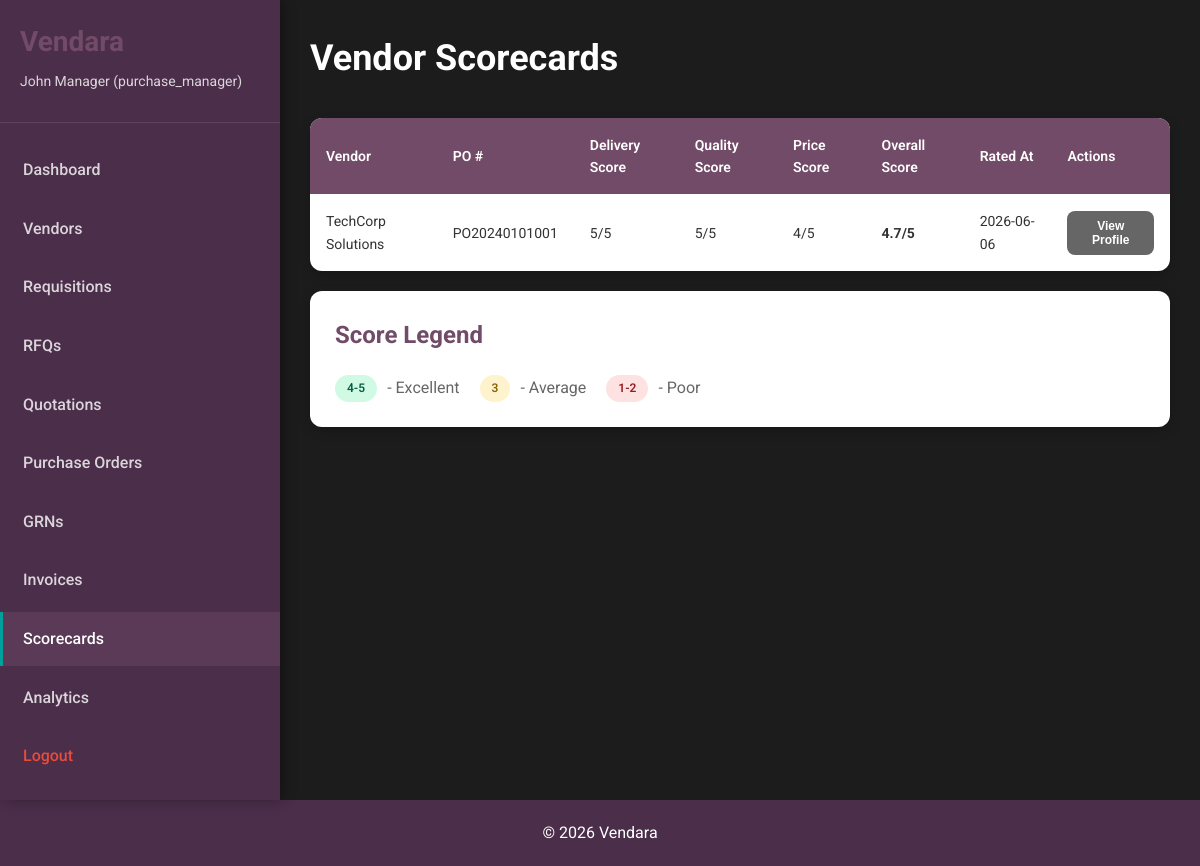
Screenshot of /scorecards (signed in) with the database file from the repository.
### app.py (models this page shows)
class VendorScorecard(db.Model):
    __tablename__ = 'vendor_scorecards'
    id = db.Column(db.Integer, primary_key=True)
    vendor_id = db.Column(db.Integer, db.ForeignKey('vendors.id'), nullable=False)
    po_id = db.Column(db.Integer, db.ForeignKey('purchase_orders.id'), nullable=False)
    delivery_score = db.Column(db.Integer)
    quality_score = db.Column(db.Integer)
    price_score = db.Column(db.Integer)
    overall_score = db.Column(db.Float)
    rated_by = db.Column(db.Integer, db.ForeignKey('users.id'), nullable=False)
    rated_at = db.Column(db.DateTime, default=datetime.utcnow)
    remarks = db.Column(db.Text)
    vendor = db.relationship('Vendor', backref='scorecards')
    po = db.relationship('PurchaseOrder', backref='scorecards')
    rater = db.relationship('User', backref='rated_scorecards')

class Vendor(db.Model):
    __tablename__ = 'vendors'
    id = db.Column(db.Integer, primary_key=True)
    vendor_id = db.Column(db.String(50), unique=True, nullable=False)
    company_name = db.Column(db.String(200), nullable=False)
    gst_number = db.Column(db.String(20), nullable=False)
    category = db.Column(db.String(100), nullable=False)
    contact_person = db.Column(db.String(100), nullable=False)
    email = db.Column(db.String(100), nullable=False)
    phone = db.Column(db.String(20), nullable=False)
    address = db.Column(db.Text)
    bank_name = db.Column(db.String(100))
    bank_account = db.Column(db.String(50))
    ifsc_code = db.Column(db.String(20))
    documents = db.Column(db.Text)
    status = db.Column(db.String(20), default='pending')
    approved_by = db.Column(db.Integer, db.ForeignKey('users.id'))
    approved_at = db.Column(db.DateTime)
    created_at = db.Column(db.DateTime, default=datetime.utcnow)
    approver = db.relationship('User', backref='approved_vendors')

class PurchaseOrder(db.Model):
    __tablename__ = 'purchase_orders'
    id = db.Column(db.Integer, primary_key=True)
    po_number = db.Column(db.String(50), unique=True, nullable=False)
    quotation_id = db.Column(db.Integer, db.ForeignKey('quotations.id'), nullable=False)
    vendor_id = db.Column(db.Integer, db.ForeignKey('vendors.id'), nullable=False)
    item_name = db.Column(db.String(200), nullable=False)
    quantity = db.Column(db.Integer, nullable=False)
    unit = db.Column(db.String(20), nullable=False)
    unit_price = db.Column(db.Float, nullable=False)
    total_amount = db.Column(db.Float, nullable=False)
    gst_amount = db.Column(db.Float, nullable=False)
    grand_total = db.Column(db.Float, nullable=False)
    delivery_date = db.Column(db.Date, nullable=False)
    payment_terms = db.Column(db.Text)
    status = db.Column(db.String(20), default='pending')
    created_by = db.Column(db.Integer, db.ForeignKey('users.id'), nullable=False)
    created_at = db.Column(db.DateTime, default=datetime.utcnow)
    quotation = db.relationship('Quotation', backref='purchase_orders')
    vendor = db.relationship('Vendor', backref='purchase_orders')
    creator = db.relationship('User', backref='created_pos')

### app.py (the view)
@app.route('/scorecards')
@login_required
def scorecards():
    scorecards = VendorScorecard.query.order_by(VendorScorecard.rated_at.desc()).all()
    return render_template('scorecards.html', scorecards=scorecards)

### app.py (called while the page is built)
def is_logged_in():
    return 'user_id' in session

def login_required(f):
    from functools import wraps
    @wraps(f)
    def decorated_function(*args, **kwargs):
        if not is_logged_in():
            flash('Please login to access this page.', 'warning')
            return redirect(url_for('login'))
        return f(*args, **kwargs)
    return decorated_function

### templates/scorecards.html (shortened to what this page needs)
{% extends "base.html" %}
{% block content %}
<div class="dashboard-container">
    <aside class="sidebar">
        <div class="sidebar-header">
            <h2>Vendara</h2>
            <p>{{ session.user_name }} ({{ session.user_role }})</p>
        </div>
        <nav class="sidebar-nav">
            <ul>
                <li>
                    <a href="{{ url_for('dashboard') }}">Dashboard</a>
                </li>
                <li>
                    <a href="{{ url_for('vendors') }}">Vendors</a>
                </li>
                <li>
                    <a href="{{ url_for('requisitions') }}">Requisitions</a>
                </li>
                <li>
                    <a href="{{ url_for('rfqs') }}">RFQs</a>
                </li>
                <li>
                    <a href="{{ url_for('quotations') }}">Quotations</a>
                </li>
                <li>
                    <a href="{{ url_for('purchase_orders') }}">Purchase Orders</a>
                </li>
                <li>
                    <a href="{{ url_for('grns') }}">GRNs</a>
                </li>
                <li>
                    <a href="{{ url_for('invoices') }}">Invoices</a>
                </li>
                <li class="active">
                    <a href="{{ url_for('scorecards') }}">Scorecards</a>
                </li>
                <li>
                    <a href="{{ url_for('analytics') }}">Analytics</a>
                </li>
                <li>
                    <a href="{{ url_for('logout') }}" class="logout">Logout</a>
                </li>
            </ul>
        </nav>
    </aside>
    <main class="main-content">
        <div class="content-header">
            <h1>Vendor Scorecards</h1>
        </div>
        <div class="table-container">
            <table class="table">
                <thead>
                    <tr>
                        <th>Vendor</th>
                        <th>PO #</th>
                        <th>Delivery Score</th>
                        <th>Quality Score</th>
                        <th>Price Score</th>
                        <th>Overall Score</th>
                        <th>Rated At</th>
                        <th>Actions</th>
                    </tr>
                </thead>
                <tbody>
                    {% if scorecards %}
                        {% for scorecard in scorecards %}
                        <tr>
                            <td>{{ scorecard.vendor.company_name }}</td>
                            <td>{{ scorecard.po.po_number }}</td>
                            <td>{{ scorecard.delivery_score }}/5</td>
                            <td>{{ scorecard.quality_score }}/5</td>
                            <td>{{ scorecard.price_score }}/5</td>
                            <td>
                                <strong>{{ "%.1f"|format(scorecard.overall_score) }}/5</strong>
                            </td>
                            <td>{{ scorecard.rated_at.strftime('%Y-%m-%d') }}</td>
                            <td>
                                <button onclick="alert('View Vendor Profile: {{ scorecard.vendor.company_name }}')" class="btn btn-sm btn-secondary">View Profile</button>
                            </td>
                        </tr>
                        {% endfor %}
                    {% else %}
                        <tr>
                            <td colspan="8" class="no-data">No scorecards found</td>
                        </tr>
                    {% endif %}
                </tbody>
            </table>
        </div>
        <div class="recent-activities" style="margin-top: 20px;">
            <h2>Score Legend</h2>
            <div style="display: flex; gap: 20px; flex-wrap: wrap;">
                <div style="display: flex; align-items: center; gap: 10px;">
                    <span style="background: #D1FAE5; color: #065F46; padding: 4px 12px; border-radius: 20px; font-size: 12px; font-weight: 600;">4-5</span>
                    <span style="color: #666;">- Excellent</span>
                </div>
                <div style="display: flex; align-items: center; gap: 10px;">
                    <span style="background: #FFF3CD; color: #856404; padding: 4px 12px; border-radius: 20px; font-size: 12px; font-weight: 600;">3</span>
                    <span style="color: #666;">- Average</span>
                </div>
                <div style="display: flex; align-items: center; gap: 10px;">
                    <span style="background: #FEE2E2; color: #991B1B; padding: 4px 12px; border-radius: 20px; font-size: 12px; font-weight: 600;">1-2</span>
                    <span style="color: #666;">- Poor</span>
                </div>
            </div>
        </div>
    </main>
</div>
{% endblock %}

### static/style.css (style rules this page uses)
* { margin: 0; padding: 0; box-sizing: border-box; }
body { font-family: 'Roboto', 'Segoe UI', Tahoma, Geneva, Verdana, sans-serif; background-color: #1C1C1C; color: #FFFFFF; line-height: 1.6; }
.dashboard-container { display: flex; min-height: 100vh; }
.sidebar { width: 280px; background: #4B2E4A; color: white; padding: 20px 0; position: fixed; height: 100vh; overflow-y: auto; box-shadow: 4px 0 12px rgba(0,0,0,0.3); }
.sidebar-header { padding: 0 20px 30px; border-bottom: 1px solid rgba(255,255,255,0.1); }
.sidebar-header h2 { font-size: 28px; margin-bottom: 5px; font-weight: 700; color: #714B67; }
.sidebar-header p { font-size: 14px; opacity: 0.8; }
.sidebar-nav ul { list-style: none; padding: 20px 0; }
.sidebar-nav ul li { margin-bottom: 5px; }
.sidebar-nav ul li a { display: block; padding: 14px 20px; color: rgba(255,255,255,0.8); text-decoration: none; transition: all 0.3s; border-left: 3px solid transparent; font-weight: 500; }
.sidebar-nav ul li.active a { background: rgba(113, 75, 103, 0.4); color: white; border-left-color: #00A09D; }
.sidebar-nav ul li a.logout { color: #E74C3C; }
.main-content { flex: 1; margin-left: 280px; padding: 30px; background: #1C1C1C; }
.content-header { display: flex; justify-content: space-between; align-items: center; margin-bottom: 30px; }
.content-header h1 { color: #FFFFFF; font-size: 36px; font-weight: 700; }
.recent-activities { background: #FFFFFF; padding: 25px; border-radius: 12px; box-shadow: 0 4px 12px rgba(0,0,0,0.2); }
.recent-activities h2 { color: #714B67; margin-bottom: 20px; font-size: 24px; }
.btn { padding: 12px 24px; border: none; border-radius: 8px; font-size: 14px; font-weight: 600; cursor: pointer; text-decoration: none; display: inline-block; transition: all 0.3s; }
.btn-secondary { background-color: #666; color: white; }
.btn-sm { padding: 8px 16px; font-size: 12px; }
.table-container { background: #FFFFFF; border-radius: 12px; box-shadow: 0 4px 12px rgba(0,0,0,0.2); overflow-x: auto; }
.table { width: 100%; border-collapse: collapse; }
.table thead { background: #714B67; color: white; }
.table thead th { padding: 16px; text-align: left; font-weight: 600; font-size: 14px; }
.table tbody tr { border-bottom: 1px solid #E0E0E0; }
.table tbody td { padding: 16px; font-size: 14px; color: #333; }
.table tbody tr:last-child { border-bottom: none; }

### rows the page displays
VendorScorecard: vendor.company_name "TechCorp Solutions", po.po_number "PO20240101001", delivery_score "5", quality_score "5", price_score "4", overall_score "4.7", rated_at "2026-06-06"

### other values shown
{{ session.user_name }} "John Manager"
{{ session.user_role }} "purchase_manager"
